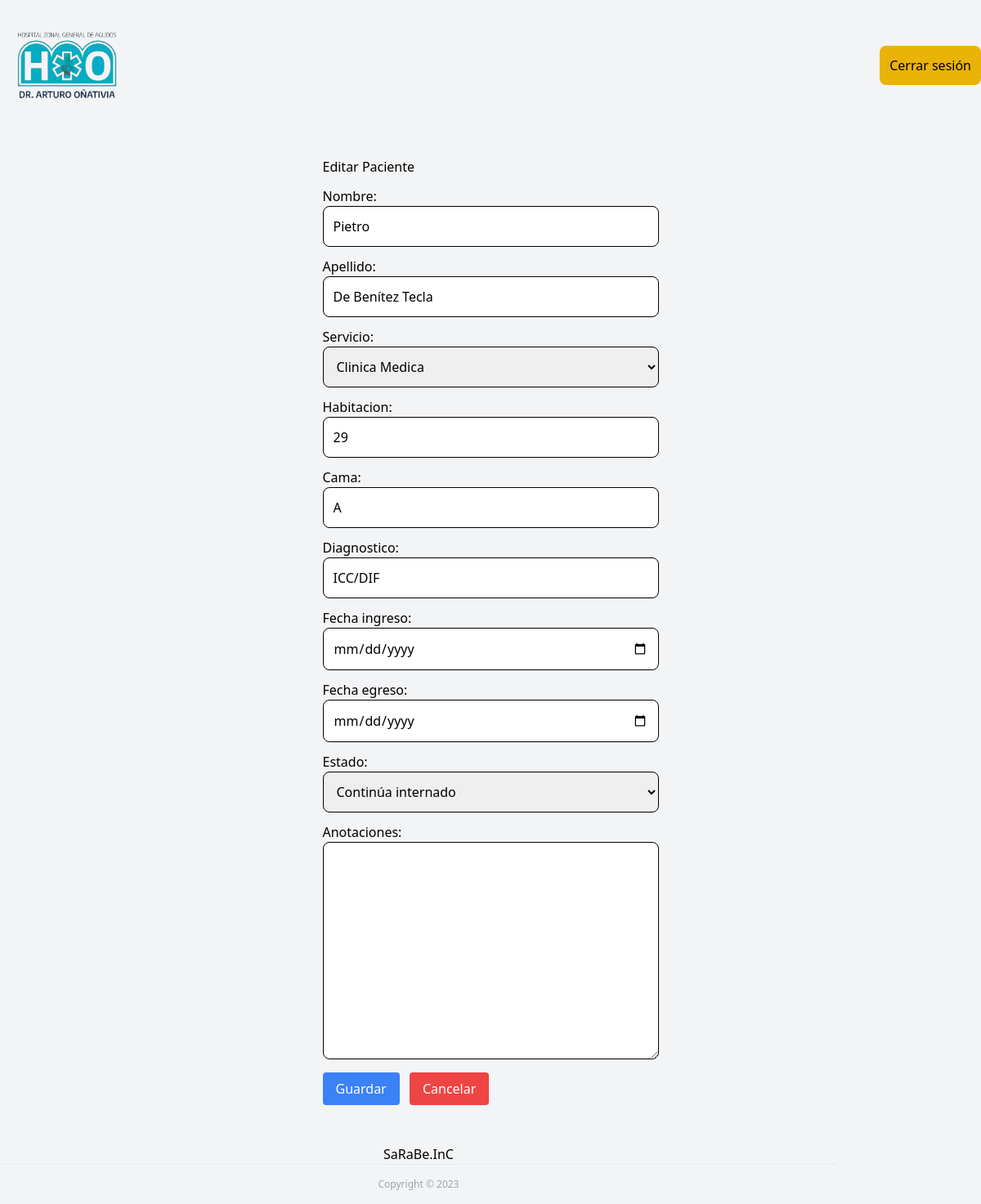
The app's page /pacientes/editar/97/ (signed in) with its own data.
### pacientes_2023/models.py (models this page shows)
class Paciente(models.Model):
    nombre = models.CharField(max_length=80)
    apellido = models.CharField(max_length=80)
    OPCIONES_SERVICIO = [
    ('Clinica Medica', 'Clinica Medica'),
        ('Guardia Adultos', 'Guardia de Adultos'),
        ('Maternidad', 'Maternidad'),
        ('Neo', 'Neo'),
        ('Partos', 'Partos'),
        ('Pediatria Guardia', 'Pedriatria Guardia'),
        ('Pediatria Internacion', 'Pediatria Internacion'),
        ('Polivalente', 'Polivalente'),
        ('Quirofano', 'Quirofano'),
        ('UCI', 'UCI'),
        ('UTI', 'UTI'),
        ('Coordinacion', 'Coordinacion'),
        ('Casa de Madres', 'Casa de Madres'),
    ]
    servicio = models.CharField(max_length=50, choices=OPCIONES_SERVICIO,blank=True, null=True)
    habitacion = models.CharField(max_length=80,)
    cama = models.CharField(max_length=80,blank=True,null=True)
    diagnostico = models.TextField(max_length=80, default='Sin diagnóstico')
    fecha_ingreso = models.DateField(null=True, blank=True)
    fecha_egreso = models.DateField(null=True, blank=True)
    OPCIONES_ESTADO = [
        ('Internado', 'Continúa internado'),
        ('Dado de alta', 'Dado de alta'),
        ('Se fue sin alta médica', 'Se fue sin alta médica'),
        ('Derivado', 'Fue derivado'),
        ('Óbito', 'Óbito'),
    ]
    estado = models.CharField(max_length=50, choices=OPCIONES_ESTADO, default='Internado')
    anotaciones = models.TextField(blank=True, null=True)

### pacientes_2023/views.py (the view)
# urls.py: path('editar/<int:paciente_id>/', views.editar_paciente, name='editar_paciente'),
@login_required
def editar_paciente(request, paciente_id):
    paciente = get_object_or_404(Paciente, id=paciente_id)
    if request.method == 'POST':
        form = PacienteForm(request.POST, instance=paciente)
        if form.is_valid():
            form.save()
            messages.success(request, 'Paciente Editado')
            return redirect('index')
    else:
        form = PacienteForm(instance=paciente)
    return render(request, 'editar_paciente.html', {'form': form})

### theme/templates/editar_Paciente.html (shortened to what this page needs)
{% load static tailwind_tags %}
<!DOCTYPE html>
<html lang="en">
<head>
    {% tailwind_css %}
</head>
<body class="bg-gray-100">
    {% include 'layauts/nav.html' %}
    <div class="container mx-auto px-4 py-8">
        <div class="flex justify-center">
            <div class="space-y-3 w-30">
                <h1>Editar Paciente</h1>
                <form method="post">
                    {{ form.as_p }}
                    <div class="mt-4 space-x-2">
                        <button class="px-4 py-2 bg-blue-500 hover:bg-blue-700 text-white rounded" type="submit">Guardar</button>
                        <button class="px-4 py-2 bg-red-500 hover:bg-red-700 text-white rounded" type="button" onclick="cancelEdit()">Cancelar</button>
                    </div>
                </form>
            </div>
        </div>
    </div>
    {% include 'layauts/footer.html' %}
</body>
</html>

### records on screen
Paciente: nombre "Pietro", apellido "De Benítez Tecla", servicio "Clinica Medica", habitacion "29", cama "A", diagnostico "ICC/DIF", estado "Continúa internado"
